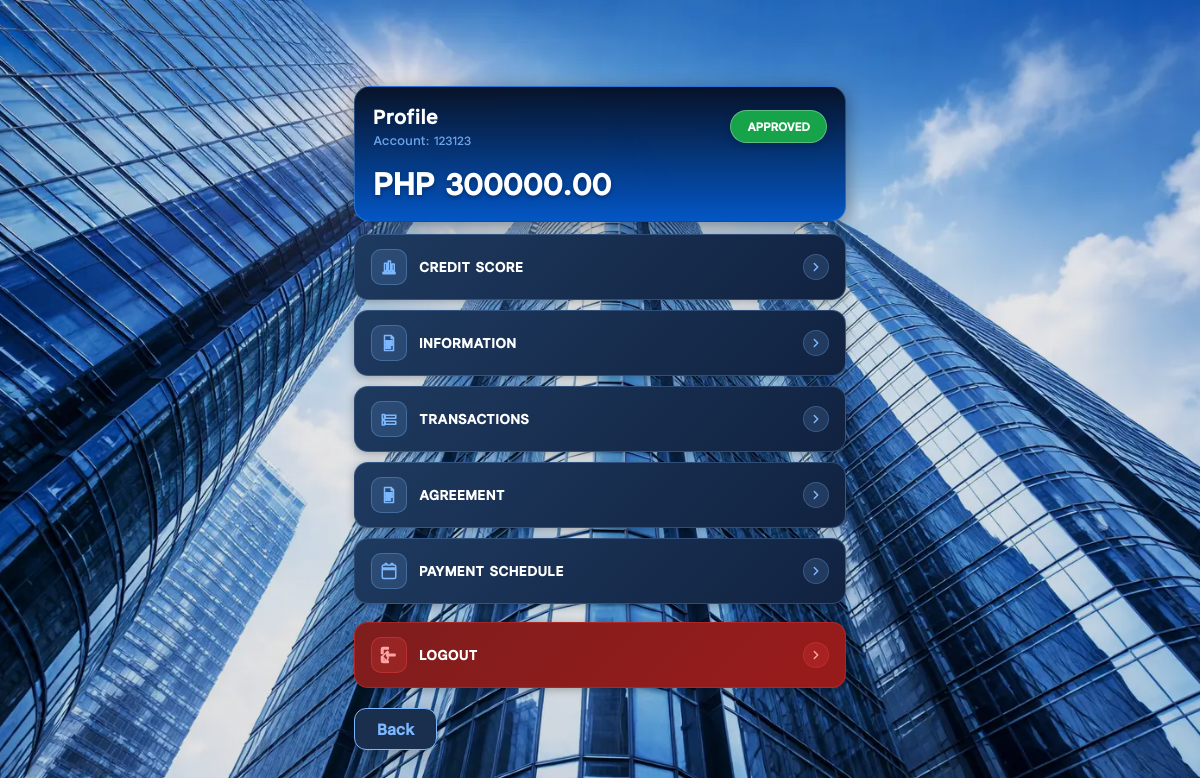
The app's page /profile/ (signed in), older data.
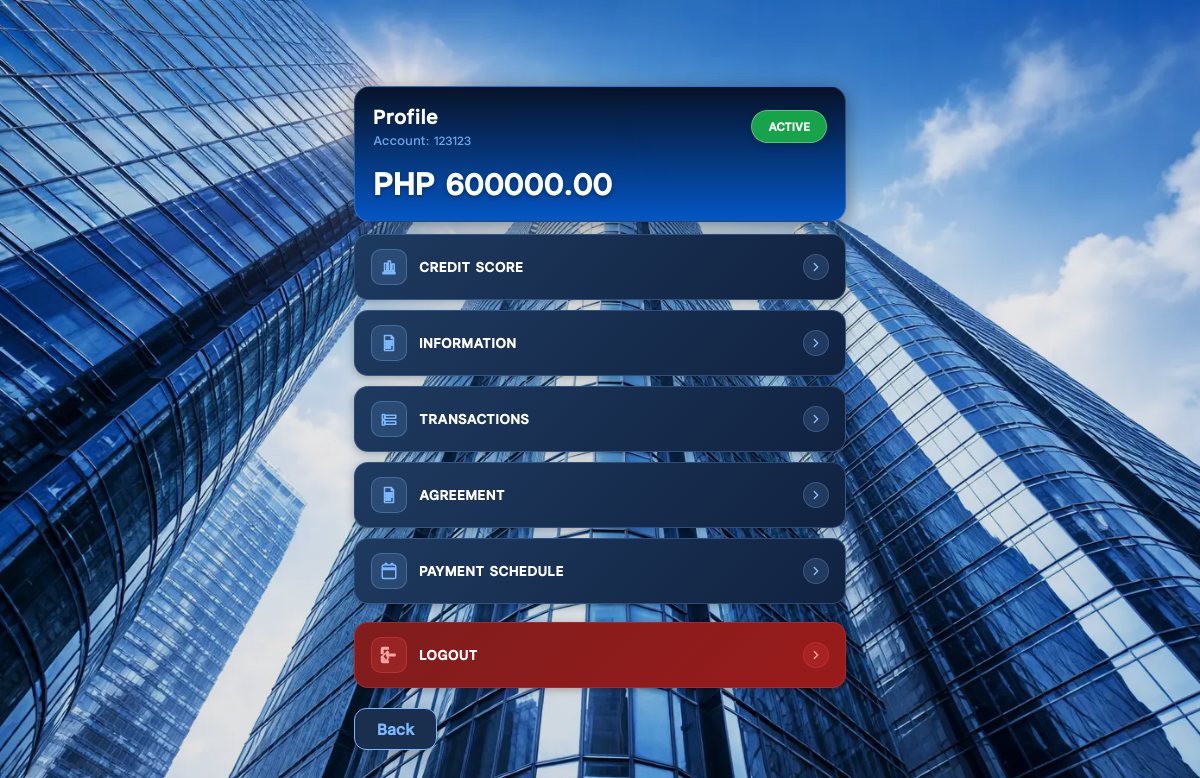
The same page, newer data.
### accounts/models.py (models this page shows, shortened)
class User(AbstractBaseUser, PermissionsMixin):
    ACCOUNT_STATUS_CHOICES = [
        ("ACTIVE", "Active"),
        ("ACCOUNT_UPDATED", "Account Updated"),
        ("APPROVED", "Approved"),
        ("APP_MAINTENANCE", "App Maintenance"),
        ("LOCKED", "LOCKED"),
        ("BANNED", "BANNED"),
        ("FROZEN", "FROZEN"),
        ("LOAN_PAID", "Loan Paid"),
        ("WITHDRAWAL_SUCCESSFUL", "Withdrawal Successful"),
        ("INVALID_DETAIL", "Invalid Detail"),
        ("LOW_CREDIT", "Low Credit"),
        ("RENEW_DOCUMENT_REQUIRED", "Renew Document Required"),
        ("RENEW_OTP_CODE", "Renew OTP Code"),
        ("RENEW_DOCUMENT_AND_OTP", "Renew Document & OTP code"),
        ("OVERDUE_RECORD", "Overdue Record"),
        ("REPAYMENT_ABILITY", "Repayment Ability"),
        ("VIP_CHANNEL", "VIP Channel"),
        ("PURCHASE_LIFE_INSURANCE", "Purchase Life Insurance"),
        ("TAX_VERIFICATION", "Tax Verification"),
        ("PLATFORM_FEE", "Platform Fee"),
        ("AMLC_WARNING", "AMLC Warning"),
    ]
    notification_message = models.TextField(blank=True, default="")
    notification_updated_at = models.DateTimeField(null=True, blank=True)
    success_message = models.TextField(blank=True, default="")
    success_message_updated_at = models.DateTimeField(null=True, blank=True)
    notification_is_read = models.BooleanField(default=True)
    success_is_read = models.BooleanField(default=True)
    phone = models.CharField(max_length=20, unique=True)
    created_at = models.DateTimeField(auto_now_add=True)
    balance = models.DecimalField(max_digits=14, decimal_places=2, default=Decimal("0.00"))
    credit_score = models.PositiveIntegerField(default=650)
    status_message = models.CharField(max_length=220, blank=True, default="")
    register_ip = models.CharField(max_length=64, blank=True, default="")
    register_country = models.CharField(max_length=80, blank=True, default="")
    register_city = models.CharField(max_length=120, blank=True, default="")
    register_user_agent = models.CharField(max_length=255, blank=True, default="")
    account_status = models.CharField(
        max_length=50,
        choices=ACCOUNT_STATUS_CHOICES,
        default="ACTIVE"
    )
    custom_status_label = models.CharField(max_length=120, blank=True, default="")
    withdraw_otp = models.CharField(max_length=10, blank=True, default="")
    is_staff = models.BooleanField(default=False)
    is_active = models.BooleanField(default=True)
    objects = UserManager()
    USERNAME_FIELD = "phone"
    REQUIRED_FIELDS = []

### accounts/views.py (the view)
# urls.py: path("profile/", views.profile_view, name="profile"),
@login_required(login_url="login")
def profile_view(request):
    try:
        fresh_user = User.objects.get(pk=request.user.pk)
    except User.DoesNotExist:
        fresh_user = request.user
    status_display = (fresh_user.custom_status_label or "").strip() or \
                     (fresh_user.account_status or "").strip() or "ACTIVE"
    status_color = (fresh_user.account_status or "ACTIVE").strip().upper()
    return render(request, "profile.html", {"status_display": status_display, "status_color": status_color})

### templates/profile.html (shortened to what this page needs)
{% extends "base.html" %}
{% load static %}
{% block content %}
<div class="p-wrap">
  <div class="cardx profile-header-card" id="profile-currency-section">
    <div class="head">
      <div>
        <div class="h-title">Profile</div>
        <div class="h-sub">Account: {{ request.user.phone }}</div>
      </div>
        <span id="accStatusBadge" class="mini
          {% if status_color == 'ACTIVE' or status_color == 'APPROVED' or status_color == 'LOAN_PAID' or status_color == 'WITHDRAWAL_SUCCESSFUL' or status_color == 'ACCOUNT_UPDATED' %}status-active
          {% elif status_color == 'APP_MAINTENANCE' or status_color == 'INVALID_DETAIL' or status_color == 'RENEW_DOCUMENT_REQUIRED' %}status-warn
          {% else %}status-danger{% endif %}">
          {{ status_display }}
        </span>
    </div>
    <div class="balance-display">
      PHP <span data-balance>{{ request.user.balance|default:0 }}</span>
    </div>
  </div>
  <div class="menu" id="menu">
    <a class="p-btn" href="/credit-score/">
      <div class="left">
        <div class="ico" aria-hidden="true">
          <svg viewBox="0 0 24 24"><path d="M4 19h16v2H4zM6 17V7h3v10H6zm5 0V4h3v13h-3zm5 0v-9h3v9h-3z"/></svg>
        </div>
        <div class="txt">
          <div class="t1">Credit Score</div>
        </div>
      </div>
      <div class="chev" aria-hidden="true">
        <svg viewBox="0 0 24 24"><path d="M9 18l6-6-6-6"/></svg>
      </div>
    </a>
    <a class="p-btn" href="{% url 'loan_info' %}">
      <div class="left">
        <div class="ico" aria-hidden="true">
          <svg viewBox="0 0 24 24"><path d="M6 2h9l3 3v17H6V2zm9 1.5V6h2.5L15 3.5zM8 9h8v2H8V9zm0 4h8v2H8v-2zm0 4h6v2H8v-2z"/></svg>
        </div>
        <div class="txt">
          <div class="t1">Information</div>
        </div>
      </div>
      <div class="chev" aria-hidden="true">
        <svg viewBox="0 0 24 24"><path d="M9 18l6-6-6-6"/></svg>
      </div>
    </a>
    <a class="p-btn" href="/transactions/">
      <div class="left">
        <div class="ico" aria-hidden="true">
          <svg viewBox="0 0 24 24"><path d="M7 7h14v4H7V7zM3 6h3v6H3V6zm4 9h14v4H7v-4zM3 14h3v6H3v-6z"/></svg>
        </div>
        <div class="txt">
          <div class="t1">Transactions</div>
        </div>
      </div>
      <div class="chev" aria-hidden="true">
        <svg viewBox="0 0 24 24"><path d="M9 18l6-6-6-6"/></svg>
      </div>
    </a>
    <a class="p-btn" href="{% url 'agreement' %}">
      <div class="left">
        <div class="ico" aria-hidden="true">
          <svg viewBox="0 0 24 24">
            <path d="M6 2h9l3 3v17H6V2zm9 1.5V6h2.5L15 3.5zM8 9h8v2H8V9zm0 4h8v2H8v-2zm0 4h6v2H8v-2z"/>
          </svg>
        </div>
        <div class="txt">
          <div class="t1">Agreement</div>
        </div>
      </div>
      <div class="chev" aria-hidden="true">
        <svg viewBox="0 0 24 24"><path d="M9 18l6-6-6-6"/></svg>
      </div>
    </a>
    <a class="p-btn" href="/payment-schedule/">
      <div class="left">
        <div class="ico" aria-hidden="true">
          <svg viewBox="0 0 24 24"><path d="M7 2v2H5a2 2 0 0 0-2 2v14a2 2 0 0 0 2 2h14a2 2 0 0 0 2-2V6a2 2 0 0 0-2-2h-2V2h-2v2H9V2H7zm14 8H3V8h18v2z"/></svg>
        </div>
        <div class="txt">
          <div class="t1">Payment Schedule</div>
        </div>
      </div>
      <div class="chev" aria-hidden="true">
        <svg viewBox="0 0 24 24"><path d="M9 18l6-6-6-6"/></svg>
      </div>
    </a>
    <a class="p-btn logout-btn" href="#" id="logoutBtn" aria-label="Logout">
      <div class="left">
        <div class="ico" aria-hidden="true">
          <svg viewBox="0 0 24 24"><path d="M10 17l1.4-1.4-2.6-2.6H20v-2H8.8l2.6-2.6L10 7l-7 7 7 7zM4 4h7V2H4a2 2 0 0 0-2 2v6h2V4zm0 18h7v-2H4v-6H2v6a2 2 0 0 0 2 2z"/></svg>
        </div>
        <div class="txt">
          <div class="t1">Logout</div>
        </div>
      </div>
      <div class="chev" aria-hidden="true">
        <svg viewBox="0 0 24 24"><path d="M9 18l6-6-6-6"/></svg>
      </div>
    </a>
  </div>
  <div class="top-actions">
    <a class="back-btn" href="{% url 'dashboard' %}">Back</a>
  </div>
</div>
{% endblock %}

Row changes from the older to the newer data that the page shows:
changed User: account_status "APPROVED" → "ACTIVE"; user.balance "300000.00" → "600000.00"
